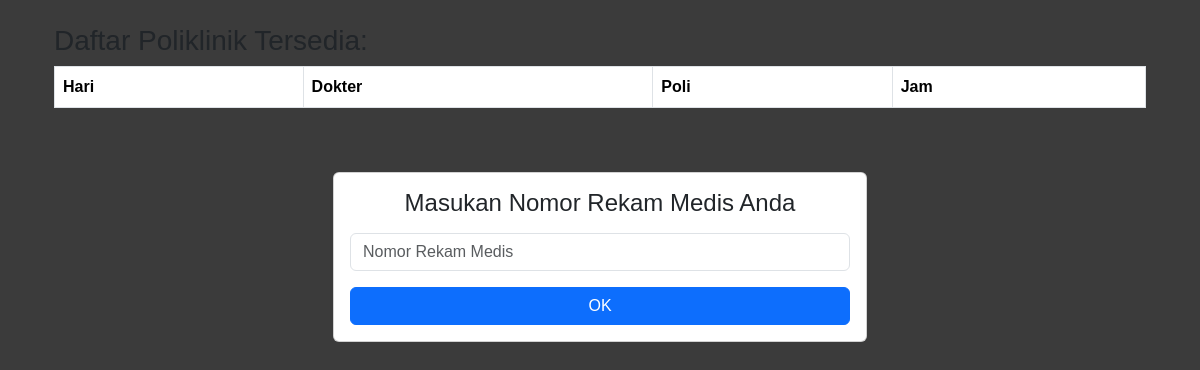
Page /pages/pasien/poli.php on the earlier database version.
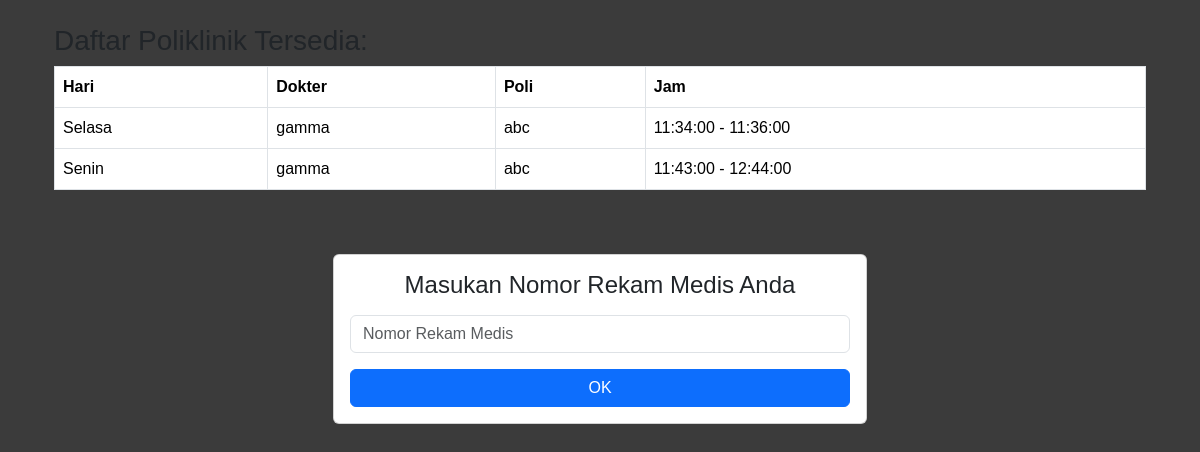
Same page on the later database version.
### tables this page shows
CREATE TABLE `jadwal_periksa` (
  `id` int(11) UNSIGNED NOT NULL,
  `id_dokter` int(11) UNSIGNED NOT NULL,
  `hari` enum('Senin','Selasa','Rabu','Kamis','Jumat','Sabtu') NOT NULL,
  `jam_mulai` time NOT NULL,
  `jam_selesai` time NOT NULL
);

CREATE TABLE `dokter` (
  `id` int(11) UNSIGNED NOT NULL,
  `nama` varchar(255) NOT NULL,
  `alamat` varchar(255) NOT NULL,
  `no_hp` varchar(50) NOT NULL,
  `id_poli` int(11) UNSIGNED NOT NULL,
  `nip` varchar(100) NOT NULL,
  `password` varchar(100) NOT NULL
);

CREATE TABLE `poli` (
  `id` int(11) UNSIGNED NOT NULL,
  `nama_poli` varchar(25) NOT NULL,
  `keterangan` text NOT NULL
);

### pages/pasien/poli.php (the view, shortened to what this page needs)
<?php
include('koneksi.php');
?>
<!DOCTYPE html>
<html lang="en">
<head>
    <link href="https://cdn.jsdelivr.net/npm/bootstrap@5.3.2/dist/css/bootstrap.min.css" rel="stylesheet">
</head>
<body>
    <main role="main" class="container">
    <link rel="stylesheet" type="text/css" href="style.css">
    <?php
    if (isset($_SESSION['no_rm'])) {
        $nomor_rm = $_SESSION['no_rm'];
        $queryGetNama = "SELECT nama FROM pasien WHERE no_rm = '$nomor_rm'";
        $queryGetId = "SELECT id FROM pasien WHERE no_rm = '$nomor_rm'";
        $resultGetNama = $mysqli->query($queryGetNama);
        $resultGetId = $mysqli->query($queryGetId);
        if ($resultGetNama) {
            $rowNama = $resultGetNama->fetch_assoc();
            $rowId = $resultGetId->fetch_assoc();
            $nama_pasien = $rowNama['nama'];
            $id_pasien = $rowId['id'];
            echo "<p>Selamat datang, " . $nama_pasien . "!</p>";
            echo "<p>Nomor Rekam medis mu adalah : " . $nomor_rm . "</p>";
            $queryDaftarPoli = "SELECT jadwal_periksa.id, jadwal_periksa.hari, jadwal_periksa.jam_mulai, jadwal_periksa.jam_selesai, poli.nama_poli, dokter.nama
            FROM jadwal_periksa
            INNER JOIN dokter ON jadwal_periksa.id_dokter = dokter.id
            INNER JOIN poli ON dokter.id_poli = poli.id";
            $resultDaftarPoli = $mysqli->query($queryDaftarPoli);
            if ($resultDaftarPoli) {
                echo "<div class='container'>";
                echo "<h3 class='mt-4'>Daftar Poliklinik Tersedia:</h3>";
                echo "<div class='table-responsive'>";
                echo "<table class='table table-bordered'>";
                echo "<thead>
                        <tr>
                            <th scope='col'>Hari</th>
                            <th scope='col'>Dokter</th>
                            <th scope='col'>Poli</th>
                            <th scope='col'>Jam</th>";
                if (isset($_SESSION['no_rm'])) {
                    echo "<th scope='col'>Daftar</th>";
                }
                echo "</tr>
                      </thead>";
                echo "<tbody>";
                while ($row = $resultDaftarPoli->fetch_assoc()) {
                    echo "<tr>";
                    echo "<td>" . $row['hari'] . "</td>";
                    echo "<td>" . $row['nama'] . "</td>";
                    echo "<td>" . $row['nama_poli'] . "</td>";
                    echo "<td>" . $row['jam_mulai'] . " - " . $row['jam_selesai'] . "</td>";
                    if (isset($_SESSION['no_rm'])) {
                        echo "<td><a href='pendataanpoli.php?id_pasien=" . $id_pasien . "&id_jadwal=" . $row['id'] . "' class='btn btn-primary'>Pilih</a></td>";
                    }
                    echo "</tr>";
                }
                echo "</tbody>";
                echo "</table>";
                echo "</div>";
                echo "</div>";
            } else {
                echo "Terjadi kesalahan saat mengambil data daftar poliklinik: " . $mysqli->error;
            }
        } else {
            echo "Terjadi kesalahan saat mengambil data nama pasien: " . $mysqli->error;
        }
    } else {
        $queryDaftarPoli = "SELECT jadwal_periksa.id, jadwal_periksa.hari, jadwal_periksa.jam_mulai, jadwal_periksa.jam_selesai, poli.nama_poli, dokter.nama
        FROM jadwal_periksa
        INNER JOIN dokter ON jadwal_periksa.id_dokter = dokter.id
        INNER JOIN poli ON dokter.id_poli = poli.id";
        $resultDaftarPoli = $mysqli->query($queryDaftarPoli);
        if ($resultDaftarPoli) {
            echo "<div class='container'>";
            echo "<h3 class='mt-4'>Daftar Poliklinik Tersedia:</h3>";
            echo "<div class='table-responsive'>";
            echo "<table class='table table-bordered'>";
            echo "<thead>
                    <tr>
                        <th scope='col'>Hari</th>
                        <th scope='col'>Dokter</th>
                        <th scope='col'>Poli</th>
                        <th scope='col'>Jam</th>";
            echo "</tr>
                  </thead>";
            echo "<tbody>";
            while ($row = $resultDaftarPoli->fetch_assoc()) {
                echo "<tr>";
                echo "<td>" . $row['hari'] . "</td>";
                echo "<td>" . $row['nama'] . "</td>";
                echo "<td>" . $row['nama_poli'] . "</td>";
                echo "<td>" . $row['jam_mulai'] . " - " . $row['jam_selesai'] . "</td>";
                echo "</tr>";
            }
            echo "</tbody>";
            echo "</table>";
            echo "</div>";
            echo "</div>";
        } else {
            echo "Terjadi kesalahan saat mengambil data daftar poliklinik: " . $mysqli->error;
        }
    }
    ?>
    <div class="container mt-5">
    <div class="row justify-content-center">
        <div class="col-12 col-sm-8 col-md-6">
            <div class="card p-3" id="form1">
                <div class="form-data">
                    <?php
                    if (!isset($_SESSION['no_rm'])) {
                        echo "<h4 class='text-center mb-3'>Masukan Nomor Rekam Medis Anda</h4>";
                        echo "<form method='POST' action='pasien.php'>";
                        echo "<div class='mb-3'>";
                        echo "<input type='text' name='no_rm' class='form-control' required placeholder='Nomor Rekam Medis'>";
                        echo "</div>";
                        echo "<div class='text-center'>";
                        echo "<button type='submit' class='btn btn-primary w-100'>OK</button>";
                        echo "</div>";
                        echo "</form>";
                    }
                    ?>
                </div>
            </div>
        </div>
    </div>
</div>
</main>
</body>
</html>

### css/style.css (style rules this page uses)
body { font-family: sans-serif; background: #3b3b3b; }

Differences in the rows shown:
added jadwal_periksa: hari "Selasa", id_dokter.nama "gamma", poli.nama_poli "abc", jam_mulai "11:34:00", jam_selesai "11:36:00"
added jadwal_periksa: hari "Senin", id_dokter.nama "gamma", poli.nama_poli "abc", jam_mulai "11:43:00", jam_selesai "12:44:00"
